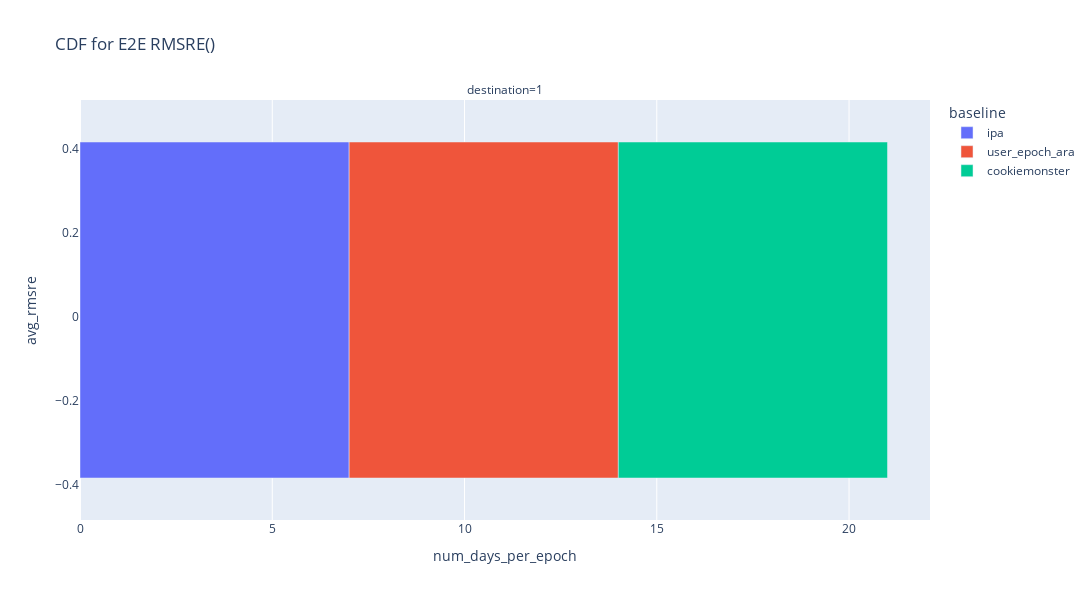
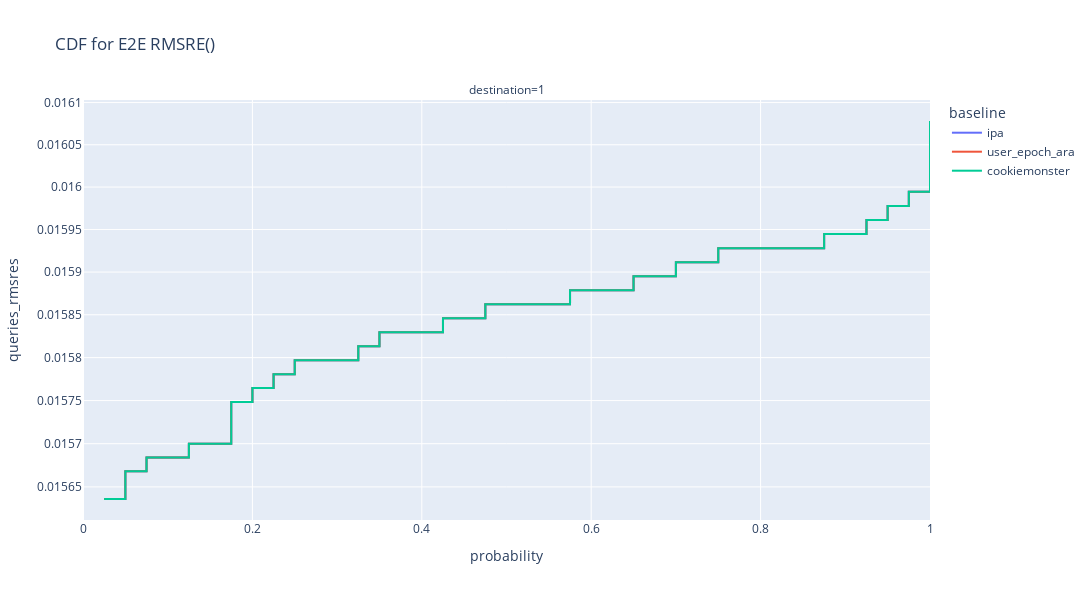

Notebook code for these charts, in order:
### Code cell
path = "ray/microbenchmark/budget_consumption_varying_knob1"
df = analyze_results(path, "bias")
plot_bias_avg_rmsre(df, x_axis="num_days_per_epoch", log_y=False)
plot_bias_rmsre_cdf(df)

### Figure 1 — Plotly figure (JSON) as saved in the notebook; plotly's stock layout.template omitted (floating-point values rounded to 4 significant figures)
{"data": [{"alignmentgroup": "True", "hovertemplate": "baseline=ipa<br>destination=1<br>num_days_per_epoch=%{x}<br>avg_rmsre=%{y}<extra></extra>", "legendgroup": "ipa", "marker": {"color": "#636efa", "pattern": {"shape": ""}}, "name": "ipa", "offsetgroup": "ipa", "orientation": "h", "showlegend": true, "textposition": "auto", "type": "bar", "x": [7], "xaxis": "x", "y": [0.01585], "yaxis": "y"}, {"alignmentgroup": "True", "hovertemplate": "baseline=user_epoch_ara<br>destination=1<br>num_days_per_epoch=%{x}<br>avg_rmsre=%{y}<extra></extra>", "legendgroup": "user_epoch_ara", "marker": {"color": "#EF553B", "pattern": {"shape": ""}}, "name": "user_epoch_ara", "offsetgroup": "user_epoch_ara", "orientation": "h", "showlegend": true, "textposition": "auto", "type": "bar", "x": [7], "xaxis": "x", "y": [0.01585], "yaxis": "y"}, {"alignmentgroup": "True", "hovertemplate": "baseline=cookiemonster<br>destination=1<br>num_days_per_epoch=%{x}<br>avg_rmsre=%{y}<extra></extra>", "legendgroup": "cookiemonster", "marker": {"color": "#00cc96", "pattern": {"shape": ""}}, "name": "cookiemonster", "offsetgroup": "cookiemonster", "orientation": "h", "showlegend": true, "textposition": "auto", "type": "bar", "x": [7], "xaxis": "x", "y": [0.01585], "yaxis": "y"}], "layout": {"annotations": [{"showarrow": false, "text": "destination=1", "x": 0.5, "xanchor": "center", "xref": "paper", "y": 1, "yanchor": "bottom", "yref": "paper"}], "barmode": "relative", "height": 600, "legend": {"title": {"text": "baseline"}, "tracegroupgap": 0}, "title": {"text": "CDF for E2E RMSRE()"}, "width": 1100, "xaxis": {"anchor": "y", "autorange": true, "domain": [0, 1], "range": [0, 22.11], "title": {"text": "num_days_per_epoch"}, "type": "linear"}, "yaxis": {"anchor": "x", "autorange": true, "domain": [0, 1], "range": [-0.4842, 0.5158], "title": {"text": "avg_rmsre"}, "type": "linear"}}}

### Figure 2 — Plotly figure (JSON) as saved in the notebook; plotly's stock layout.template omitted (floating-point values rounded to 4 significant figures)
{"data": [{"hovertemplate": "baseline=ipa<br>destination=1<br>probability=%{x}<br>queries_rmsres=%{y}<extra></extra>", "legendgroup": "ipa", "line": {"dash": "solid", "shape": "hv"}, "marker": {"color": "#636efa", "symbol": "circle"}, "mode": "lines", "name": "ipa", "orientation": "h", "showlegend": true, "type": "scatter", "x": [0.025, 0.05, 0.075, 0.1, 0.125, 0.15, 0.175, 0.2, 0.225, 0.25, 0.275, 0.3, 0.325, 0.35, 0.375, 0.4, 0.425, 0.45, 0.475, 0.5, 0.525, 0.55, 0.575, 0.6, 0.625, 0.65, 0.675, 0.7, 0.725, 0.75, 0.775, 0.8, 0.825, 0.85, 0.875, 0.9, 0.925, 0.95, 0.975, 1], "xaxis": "x", "y": [0.01564, 0.01567, 0.01568, 0.01568, 0.0157, 0.0157, 0.01575, 0.01576, 0.01578, 0.0158, 0.0158, 0.0158, 0.01581, 0.01583, 0.01583, 0.01583, 0.01585, 0.01585, 0.01586, 0.01586, 0.01586, 0.01586, 0.01588, 0.01588, 0.01588, 0.0159, 0.0159, 0.01591, 0.01591, 0.01593, 0.01593, 0.01593, 0.01593, 0.01593, 0.01594, 0.01594, 0.01596, 0.01598, 0.01599, 0.01608], "yaxis": "y"}, {"hovertemplate": "baseline=user_epoch_ara<br>destination=1<br>probability=%{x}<br>queries_rmsres=%{y}<extra></extra>", "legendgroup": "user_epoch_ara", "line": {"dash": "solid", "shape": "hv"}, "marker": {"color": "#EF553B", "symbol": "circle"}, "mode": "lines", "name": "user_epoch_ara", "orientation": "h", "showlegend": true, "type": "scatter", "visible": true, "x": [0.025, 0.05, 0.075, 0.1, 0.125, 0.15, 0.175, 0.2, 0.225, 0.25, 0.275, 0.3, 0.325, 0.35, 0.375, 0.4, 0.425, 0.45, 0.475, 0.5, 0.525, 0.55, 0.575, 0.6, 0.625, 0.65, 0.675, 0.7, 0.725, 0.75, 0.775, 0.8, 0.825, 0.85, 0.875, 0.9, 0.925, 0.95, 0.975, 1], "xaxis": "x", "y": [0.01564, 0.01567, 0.01568, 0.01568, 0.0157, 0.0157, 0.01575, 0.01576, 0.01578, 0.0158, 0.0158, 0.0158, 0.01581, 0.01583, 0.01583, 0.01583, 0.01585, 0.01585, 0.01586, 0.01586, 0.01586, 0.01586, 0.01588, 0.01588, 0.01588, 0.0159, 0.0159, 0.01591, 0.01591, 0.01593, 0.01593, 0.01593, 0.01593, 0.01593, 0.01594, 0.01594, 0.01596, 0.01598, 0.01599, 0.01608], "yaxis": "y"}, {"hovertemplate": "baseline=cookiemonster<br>destination=1<br>probability=%{x}<br>queries_rmsres=%{y}<extra></extra>", "legendgroup": "cookiemonster", "line": {"dash": "solid", "shape": "hv"}, "marker": {"color": "#00cc96", "symbol": "circle"}, "mode": "lines", "name": "cookiemonster", "orientation": "h", "showlegend": true, "type": "scatter", "visible": true, "x": [0.025, 0.05, 0.075, 0.1, 0.125, 0.15, 0.175, 0.2, 0.225, 0.25, 0.275, 0.3, 0.325, 0.35, 0.375, 0.4, 0.425, 0.45, 0.475, 0.5, 0.525, 0.55, 0.575, 0.6, 0.625, 0.65, 0.675, 0.7, 0.725, 0.75, 0.775, 0.8, 0.825, 0.85, 0.875, 0.9, 0.925, 0.95, 0.975, 1], "xaxis": "x", "y": [0.01564, 0.01567, 0.01568, 0.01568, 0.0157, 0.0157, 0.01575, 0.01576, 0.01578, 0.0158, 0.0158, 0.0158, 0.01581, 0.01583, 0.01583, 0.01583, 0.01585, 0.01585, 0.01586, 0.01586, 0.01586, 0.01586, 0.01588, 0.01588, 0.01588, 0.0159, 0.0159, 0.01591, 0.01591, 0.01593, 0.01593, 0.01593, 0.01593, 0.01593, 0.01594, 0.01594, 0.01596, 0.01598, 0.01599, 0.01608], "yaxis": "y"}], "layout": {"annotations": [{"showarrow": false, "text": "destination=1", "x": 0.5, "xanchor": "center", "xref": "paper", "y": 1, "yanchor": "bottom", "yref": "paper"}], "height": 600, "legend": {"title": {"text": "baseline"}, "tracegroupgap": 0}, "title": {"text": "CDF for E2E RMSRE()"}, "width": 1100, "xaxis": {"anchor": "y", "autorange": true, "domain": [0, 1], "range": [0, 1], "rangemode": "tozero", "title": {"text": "probability"}, "type": "linear"}, "yaxis": {"anchor": "x", "autorange": true, "domain": [0, 1], "range": [-1.807, -1.793], "title": {"text": "queries_rmsres"}, "type": "log"}}}
